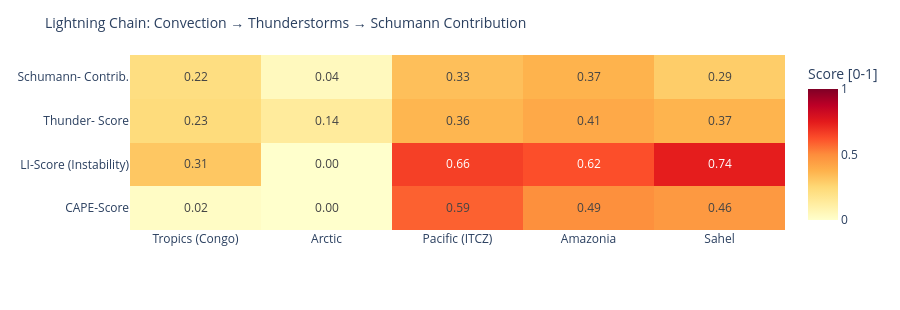

Here is the notebook cell this chart was saved with:
### Code cell
# ============================================================
# LIGHTNING CHAIN: Convection → Thunderstorms → Schumann
# Shows the causal chain per measurement point as heatmap
# ============================================================

def cape_score(v):
    """CAPE → normalized score [0,1]"""
    if v is None or pd.isna(v): return 0.0
    return min(1.0, float(v) / 3000)

def li_score(v):
    """Lifted Index: negative = unstable → score [0,1]"""
    if v is None or pd.isna(v): return 0.3
    return min(1.0, max(0.0, (-float(v) + 6) / 12))

def cloud_score(v):
    if v is None or pd.isna(v): return 0.3
    return float(v) / 100

def thunder_score(row):
    """Kombinierter Gewitterwahrscheinlichkeits-Score
    CAPE + LI + Bedeckung + WMO-Gewitter + konvektiver Niederschlag (showers)
    Hinweis: X-Ray und Kp sind kein Bestandteil – nur geomagn./solarer Kontext.
    """
    cs = cape_score(row.get('cape'))
    ls = li_score(row.get('li'))
    cl = cloud_score(row.get('cloud'))
    t  = 1.0 if row.get('thunderstorm') else 0.0
    # Convective precipitation (showers) as additional indicator
    sh = min(1.0, (row.get('showers') or 0) / 5.0)
    return round(cs * 0.30 + ls * 0.25 + cl * 0.15 + t * 0.20 + sh * 0.10, 3)

def schumann_contribution(t_score, lat):
    """Schumann contribution: higher in tropics (±30°), scaled by thunderstorm score"""
    lat_weight = max(0.3, 1.0 - abs(lat) / 60)
    return round(t_score * lat_weight, 3)

df_atm['cape_score']   = df_atm.apply(lambda r: cape_score(r['cape']), axis=1)
df_atm['li_score']     = df_atm.apply(lambda r: li_score(r['li']),    axis=1)
df_atm['thunder_score']= df_atm.apply(lambda r: thunder_score(r.to_dict()), axis=1)
df_atm['schumann_contribution'] = df_atm.apply(
    lambda r: schumann_contribution(r['thunder_score'], r['lat']), axis=1)

metrics = ['cape_score', 'li_score', 'thunder_score', 'schumann_contribution']
labels  = ['CAPE-Score', 'LI-Score\n(Instability)', 'Thunder-\nScore', 'Schumann-\nContrib.']
z_data  = [df_atm[m].tolist() for m in metrics]

fig = go.Figure(go.Heatmap(
    z=z_data,
    x=df_atm['point'].tolist(),
    y=labels,
    colorscale='YlOrRd',
    zmin=0, zmax=1,
    text=[[f'{v:.2f}' for v in row] for row in z_data],
    texttemplate='%{text}', textfont=dict(size=12),
    colorbar=dict(title='Score [0-1]')
))
fig.update_layout(
    title=dict(text='Lightning Chain: Convection → Thunderstorms → Schumann Contribution', font=dict(size=14)),
    height=310,
    plot_bgcolor='rgba(0,0,0,0)', paper_bgcolor='rgba(0,0,0,0)',
    margin=dict(l=130, r=80, t=55, b=80)
)
fig.show()

### Figure 1 — Plotly figure (JSON) as saved in the notebook; plotly's stock layout.template omitted (floating-point values rounded to 4 significant figures)
{"data": [{"colorbar": {"title": {"text": "Score [0-1]"}}, "colorscale": [[0.0, "rgb(255,255,204)"], [0.125, "rgb(255,237,160)"], [0.25, "rgb(254,217,118)"], [0.375, "rgb(254,178,76)"], [0.5, "rgb(253,141,60)"], [0.625, "rgb(252,78,42)"], [0.75, "rgb(227,26,28)"], [0.875, "rgb(189,0,38)"], [1.0, "rgb(128,0,38)"]], "text": [["0.02", "0.00", "0.59", "0.49", "0.46"], ["0.31", "0.00", "0.66", "0.62", "0.74"], ["0.23", "0.14", "0.36", "0.41", "0.37"], ["0.22", "0.04", "0.33", "0.37", "0.29"]], "textfont": {"size": 12}, "texttemplate": "%{text}", "type": "heatmap", "x": ["Tropics (Congo)", "Arctic", "Pacific (ITCZ)", "Amazonia", "Sahel"], "y": ["CAPE-Score", "LI-Score\n(Instability)", "Thunder-\nScore", "Schumann-\nContrib."], "z": [[0.02, 0.0, 0.5867, 0.49, 0.46], [0.3083, 0.0, 0.6583, 0.625, 0.7417], [0.232, 0.138, 0.363, 0.407, 0.37], [0.217, 0.041, 0.333, 0.373, 0.29]], "zmax": 1, "zmin": 0}], "layout": {"height": 310, "margin": {"b": 80, "l": 130, "r": 80, "t": 55}, "paper_bgcolor": "rgba(0,0,0,0)", "plot_bgcolor": "rgba(0,0,0,0)", "title": {"font": {"size": 14}, "text": "Lightning Chain: Convection → Thunderstorms → Schumann Contribution"}}}
